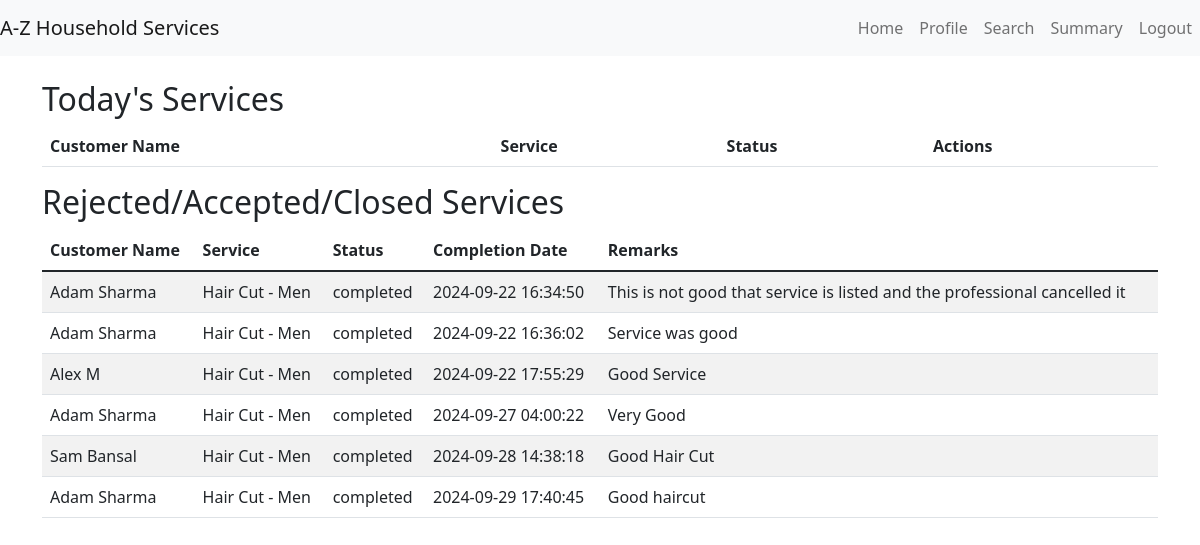
/professional/dashboard (signed in), run on the app's committed database.
### models.py (models this page shows, shortened)
class CustomerProfile(db.Model):
    __tablename__ = 'customer_profiles'
    id = db.Column(db.Integer, primary_key=True)
    user_id = db.Column(db.Integer, db.ForeignKey('users.id'))
    full_name = db.Column(db.String(100), nullable=False)
    address = db.Column(db.String(200),nullable=False)
    pin_code = db.Column(db.String(6), nullable=False)

class Service(db.Model):
    __tablename__ = 'services'
    id = db.Column(db.Integer, primary_key=True)
    name = db.Column(db.String(100), nullable=False)
    price = db.Column(db.Float, nullable=False)
    description = db.Column(db.String(200))
    service_type = db.Column(db.String(50))

class ServiceRequest(db.Model):
    __tablename__ = 'service_requests'
    id = db.Column(db.Integer, primary_key=True)
    service_id = db.Column(db.Integer, db.ForeignKey('services.id'))
    customer_id = db.Column(db.Integer, db.ForeignKey('users.id'))
    professional_id = db.Column(db.Integer, db.ForeignKey('users.id'), nullable=True)
    date_of_request = db.Column(db.DateTime, default=db.func.current_timestamp())
    date_of_accept_reject = db.Column(db.DateTime, nullable=True)
    date_of_completion = db.Column(db.DateTime, nullable=True)
    service_status = db.Column(db.String(20))  # requested, accepted, rejected , completed
    remarks = db.Column(db.String(200))

### app.py (the view)
@app.route('/professional/dashboard')
def professional_dashboard():
    if 'user_id' in session:
        professional_id = session['user_id']
        service_requests = ServiceRequest.query.filter_by(professional_id=professional_id,service_status='requested').all()
        service_requests_closed = ServiceRequest.query.filter(ServiceRequest.professional_id==professional_id,ServiceRequest.service_status != 'requested').all()
        serviceIdList = []
        for request in service_requests:
            serviceIdList.append(request.service_id)
        services = Service.query.filter(Service.id.in_(serviceIdList)).all()
        cust_dict = {}
        service_dict = {}
        for service in Service.query.all():
            service_dict[service.id] = service
        for cust in CustomerProfile.query.all():
            cust_dict[cust.user_id] = cust
        return render_template('professional_dashboard.html', service_requests=service_requests, services=services,cust_dict=cust_dict,service_dict=service_dict,service_requests_closed=service_requests_closed)
    return redirect(url_for('login'))

### app.py (called while the page is built)
@app.before_request
def create_tables():
    global first_request
    if first_request:
        db.create_all()
        first_request = False

### templates/professional_dashboard.html (shortened to what this page needs)
{% extends "base.html" %}
{% block content %}
<h2>Today's Services</h2>
<table class="table table-striped">
    <thead>
        <tr>
            <th>Customer Name</th>
            <th>Service</th>
            <th>Status</th>
            <th>Actions</th>
        </tr>
    </thead>
</table>
<h2>Rejected/Accepted/Closed Services</h2>
<table class="table table-striped">
    <thead>
        <tr>
            <th>Customer Name</th>
            <th>Service</th>
            <th>Status</th>
            <th>Completion Date</th>
            <th>Remarks</th>
        </tr>
    </thead>
    <tbody>
        {% for service_request_closed in service_requests_closed %}
        <tr>
            <td>{{ cust_dict[service_request_closed.customer_id].full_name }}</td>
            <td>{{ service_dict[service_request_closed.service_id].name }}</td>
            <td>{{ service_request_closed.service_status }}</td>
            <td>{{ service_request_closed.date_of_completion if service_request_closed.date_of_completion else "" }}</td>
            <td>{{ service_request_closed.remarks if service_request_closed.date_of_completion else "" }}</td>
        </tr>
        {% endfor %}
    </tbody>
</table>
{% endblock %}

### templates/base.html (shortened to what this page needs)
<!DOCTYPE html>
<html lang="en">
<head>
    <link href="https://cdn.jsdelivr.net/npm/bootstrap@5.1.3/dist/css/bootstrap.min.css" rel="stylesheet">
    <link rel="stylesheet" href="{{ url_for('static', filename='styles/styles.css') }}">
</head>
<body>
    <nav class="navbar navbar-expand-lg navbar-light bg-light">
        <a class="navbar-brand" href="/">A-Z Household Services</a>
        <div class="collapse navbar-collapse" id="navbarNav">
            <ul class="navbar-nav ms-auto">
                <li class="nav-item">
                    <a class="nav-link" href="{{ url_for(session['role'] + '_dashboard') }}">Home</a>
                </li>
                <li class="nav-item">
                    <a class="nav-link" href="{{ url_for(session['role'] + '_profile') }}">Profile</a>
                </li>
                    <a class="nav-link" href="{{ url_for(session['role'] + '_search') }}">Search</a>
                    <a class="nav-link" href="{{ url_for(session['role'] + '_summary') }}">Summary</a>
                <li class="nav-item">
                    <a class="nav-link" href="{{ url_for('logout') }}">Logout</a>
                </li>
            </ul>
        </div>
    </nav>
    <div class="container mt-4">
        {% block content %} {% endblock %}
    </div>
</body>
</html>

### data on the page
ServiceRequest: service_status "completed", date_of_completion "2024-09-22 16:34:50", date_of_completion+remarks "This is not good that service is listed and the professional cancelled it"
CustomerProfile: full_name "Adam Sharma"
Service: name "Hair Cut - Men"
ServiceRequest: service_status "completed", date_of_completion "2024-09-22 16:36:02", date_of_completion+remarks "Service was good"
ServiceRequest: service_status "completed", date_of_completion "2024-09-22 17:55:29", date_of_completion+remarks "Good Service"
CustomerProfile: full_name "Alex M"
ServiceRequest: service_status "completed", date_of_completion "2024-09-27 04:00:22", date_of_completion+remarks "Very Good"
ServiceRequest: service_status "completed", date_of_completion "2024-09-28 14:38:18", date_of_completion+remarks "Good Hair Cut"
CustomerProfile: full_name "Sam Bansal"
ServiceRequest: service_status "completed", date_of_completion "2024-09-29 17:40:45", date_of_completion+remarks "Good haircut"
